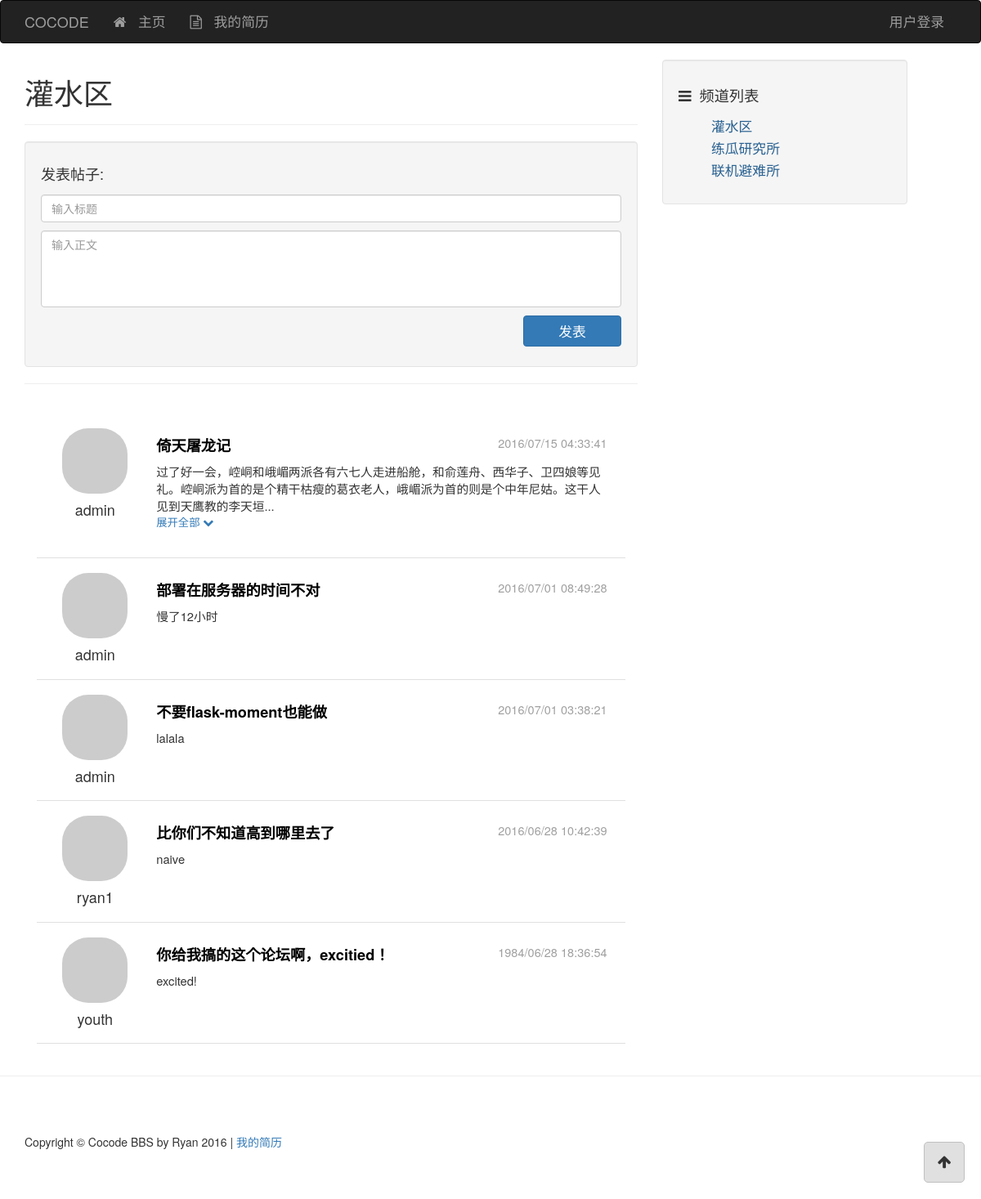
The page /channel/1 on the database its author committed.
### app/models/channel.py (models this page shows, shortened)
class Channel(db.Model, Model):
    __tablename__ = 'channels'
    id = db.Column(db.Integer, primary_key=True)
    name = db.Column(db.String(), default=ChannelPermission.NORMAL)
    permission = db.Column(db.Integer)
    created_time = db.Column(db.Integer, default=0)
    posts = db.relationship('Post', backref='channel')
    @staticmethod
    def channel_by_id(id):
        return Channel.query.get_or_404(id)
    @staticmethod
    def posts_sorted_by_time(posts, reverse=True):
        posts.sort(key=lambda p: p.created_time, reverse=reverse)
        return posts

### app/models/post.py (models this page shows, shortened)
class Post(db.Model, Model):
    __tablename__ = 'posts'
    id = db.Column(db.Integer, primary_key=True)
    title = db.Column(db.String())
    content = db.Column(db.String())
    created_time = db.Column(db.Integer, default=0)
    channel_id = db.Column(db.Integer, db.ForeignKey('channels.id'))
    user_id = db.Column(db.Integer, db.ForeignKey('users.id'))
    comments = db.relationship('Comment', backref='post')

### app/models/user.py (models this page shows, shortened)
class User(db.Model, Model):
    __tablename__ = 'users'
    id = db.Column(db.Integer, primary_key=True)
    username = db.Column(db.String(), unique=True)
    password_hash = db.Column(db.String())
    email = db.Column(db.String(), unique=True)
    avatar_hash = db.Column(db.String())
    created_time = db.Column(db.Integer, default=0)
    role_id = db.Column(db.Integer, db.ForeignKey('roles.id'))
    posts = db.relationship('Post', backref='author')
    comments = db.relationship('Comment', backref='author')
    @property
    def password(self):
        raise AttributeError('password is not readable')
    def gravatar(self, size=100, default='identicon', rating='g'):
        from flask import request
        gravatar_url = 'secure.gravatar.com/avatar'
        if request.is_secure:
            url = 'https://' + gravatar_url
        else:
            url = 'http://' + gravatar_url
        hash = self.avatar_hash or md5(self.email.encode('utf-8')).hexdigest()
        return '{url}/{hash}?s={size}&d={default}&r={rating}'.format(url=url,
                                                                     hash=hash,
                                                                     size=size,
                                                                     default=default,
                                                                     rating=rating)

### app/controllers/views.py (the view)
@controllers.route('/channel/<int:id>')
@channel_permission_required
def channel_view(id):
    channel = Channel.channel_by_id(id)
    posts = channel.posts
    d = dict(
        posts=posts,
        channel=channel
    )
    return render_template('channel.html', **d)

### app/context_processers.py (called while the page is built)
@app.context_processor
def current_user_processor():
    user = current_user()
    return dict(current_user=user)

@app.context_processor
def channel_processor():
    channels = Channel.query.all()
    permissions = {
        'NORMAL': ChannelPermission.NORMAL,
        'ADMIN': ChannelPermission.ADMIN,
    }
    dic = {
        'channels': channels,
        'channel_permissions': permissions,
    }
    return dict(**dic)

@app.context_processor
def class_processor():
    return dict(Channel=Channel)

@app.context_processor
def user_processor():
    user_count = User.query.count()
    new_user = User.query.order_by(User.created_time.desc()).first()
    return dict(new_user=new_user,
                user_count=user_count)

@app.context_processor
def post_processor():
    post_count = Post.query.count()
    return dict(post_count=post_count)

@app.context_processor
def comment_processor():
    comment_count = Comment.query.count()
    return dict(comment_count=comment_count)

### app/filters.py (called while the page is built)
@app.template_filter('format_time')
def format_time(timestamp):
    format = '%Y/%m/%d %H:%M:%S'
    t = time.localtime(timestamp)
    ft = time.strftime(format, t)
    return ft

### app/models/user.py (called while the page is built)
def current_user():
    id = session.get('user_id', None)
    user = None
    if id is not None:
        user = User.user_by_id(id)
    return user

### app/templates/channel.html (shortened to what this page needs)
{% extends "base.html" %}
{% block page_content %}
 <h1>{{ channel.name }}</h1>
 <hr>
<div class="well">
    <h4>发表帖子:</h4>
    <div class="post-form">
        <div class="post-form-item"><input id="id-text-title" class="form-control" placeholder="输入标题"></div>
        <div class="post-form-item"><textarea id="id-text-content" class="form-control" rows="4" placeholder="输入正文"></textarea></div>
        <div class="post-form-item"><button type="button" id="id-button-post-add" class="btn btn-primary">发表</button></div>
    </div>
</div>
<hr>
{% include "_posts.html" %}
{% endblock %}

### app/templates/base.html (shortened to what this page needs)
<!DOCTYPE html>
<html lang="en">
{% block head %}
<head>
    <link href="../static/css/base-styles.css" rel="stylesheet">
    <link href="../static/css/bootstrap.min.css" rel="stylesheet">
    <link href="../static/css/font-awesome.min.css" rel="stylesheet">
</head>
{% endblock %}
<body>
{% block navbar %}
<div class="header">
    <div class="navbar navbar-inverse" role="navigation">
        <div class="container">
            <div class="navbar-header">
            <div class="navbar-brand" href="/">COCODE</div>
            </div>
            <div class="navbar-collapse collapse">
                <ul class="nav navbar-nav">
                    <li><a href="/"><div class="fa fa-home"></div> 主页</a></li>
                    <li><a href="#" class="a-resume"><div class="fa fa-file-text-o"></div> 我的简历</a></li>
                </ul>
                <ul class="nav navbar-nav navbar-right">
                    {% if current_user is not none %}
                    <li><a href="#" class="dropdown-toggle" data-toggle="dropdown">
                        {{ current_user.username }}<b class="caret"></b>
                    </a>
                        <ul class="dropdown-menu">
                            <li><a href="#"><div class="fa fa-user"></div> 用户资料</a></li>
                            <li role="separator" class="divider"></li>
                            <li><a href="/accounts/logout"><div class="fa fa-power-off"></div> 登出用户</a></li>
                        </ul>
                    </li>
                    {% else %}
                    <li><a href="/accounts">用户登录</a></li>
                    {% endif %}
                </ul>
            </div>
        </div>
    </div>
</div>
{% endblock %}
{% block content %}
<div class="container">
    <div class="row">
        {% block content_body %}
        <div class="col-lg-8">
            {% block page_content %}
            {% endblock %}
        </div>
        <div class="col-md-4">
            {% block side_content %}
            <div class="side-content">
                <div class="well">
                    <div class="channel-title"><div class="fa fa-bars"></div>频道列表</div>
                    <div class="row">
                        <div class="col-lg-12">
                            <ul class="channel-list">
                                {% for c in channels %}
                                {% if c.permission == channel_permissions['NORMAL'] %}
                                <li><a href="/channel/{{ c.id }}">{{ c.name }}</a></li>
                                {% endif %}
                                {% endfor %}
                            </ul>
                        </div>
                    </div>
                </div>
            </div>
            {% endblock %}
        </div>
        {% endblock %}
    </div>
</div>
{% endblock %}
{% block to_top %}
<div class="container">
    <a href="#top">
        <div class="back-to-top">
        <div class="fa fa-arrow-up"></div>
        </div>
    </a>
</div>
{% endblock %}
{% block footer %}
<hr>
<div class="container">
    <footer>
    <div class="row">
        <div class="col-lg-12">
            <p>Copyright &copy; Cocode BBS by Ryan 2016 | <a href="#" class="a-resume">我的简历</a></p>
        </div>
    </div>
    </footer>
</div>
{% endblock %}
</body>
</html>

### app/templates/_posts.html (shortened to what this page needs)
<div class="post-list" id="id-div-post-list">
    {% for post in Channel.posts_sorted_by_time(posts) %}
    <div class="post-item" id="id-post-item-{{ post.id }}">
        <div class="post-author col-md-2">
            <a href="#">
                <img class="media-object round-portrait-64" src="{{ post.author.gravatar(size=64) }}">
            </a>
            <h4 class="media-heading">{{ post.author.username }}</h4>
        </div>
        <div class="post-body col-md-10">
            <div class="post-title"><a href="{{ url_for('controllers.post_view', id=post.id) }}">{{ post.title }}</a>
                <div class="post-date">{{ post.created_time | format_time }}</div>
            </div>
            <div class="post-content" id="id-post-content-{{ post.id }}">
                {{ post.content }}
            </div>
            <div class="display display-all" data-id="{{ post.id }}">展开全部
                <div class="fa fa-chevron-down"></div>
            </div>
        </div>
    </div>
    {% endfor %}
</div>

### app/static/css/base-styles.css (style rules this page uses)
.header .navbar { font-size: 120%; }
.fa { margin-right: 10px; }
.side-content { position: fixed; width: 25%; }
.back-to-top { float: right; width: 50px; height: 50px; font-size: large; text-align: center; position: fixed; bottom: 20px; right: 20px; padding: 10px; border-radius: 5px; border: 1px solid #c0c0c0; background-color: #e0e0e0; }
.container > a { text-decoration: none; color: inherit; }
.back-to-top .fa { margin-right: 0; }
.channel-title { font-size: 130%; padding: 10px 0 10px; }
ul.channel-list li { font-size: 120%; list-style-type: none; margin: 3px 0 3px; }
ul.channel-list li > a { text-decoration: none; color: rgb(40, 96, 144); }
footer { margin: 50px 0; }
.post-form { display: flex; flex-direction: column; }
.post-form .post-form-item { margin: 5px 0 5px; }
.post-form .post-form-item > textarea { resize: none; }
.post-form .post-form-item > button { align-self: flex-start; width: 120px; font-size: 120%; float: right; }
.post-list { padding: 2%; }
.post-list .post-item { padding: 2%; margin: 4px 0 4px; border-bottom: 1px solid #e0e0e0; display: flex; flex-direction: row; }
.post-list .post-item .post-author { display: flex; flex-direction: column; align-items: center; }
.post-list .post-item .post-author h4 { margin-top: 10px; }
.post-list .post-item .post-title .post-date { font-size: 80%; font-weight: normal; float: right; color: #a0a0a0; }
.post-list .post-item .post-body { padding: 8px; margin-left: 10px; }
.post-list .post-item .post-body .post-title { font-size: 130%; font-weight: bold; margin-bottom: 8px; }
.post-list .post-item .post-body .post-title a { text-decoration: none; color: black; }
.post-list .post-item .post-body .post-content { font-size: 105%; }
.post-list .post-item .post-body .display { color: rgb(51, 122, 183); font-size: 95%; }
img.round-portrait-64 { border-radius: 32px; }

### rows shown on the page
Channel: name "灌水区"
Post: author.username "admin", title "倚天屠龙记", created_time "2016/07/15 04:33:41"
Post: author.username "admin", title "部署在服务器的时间不对", created_time "2016/07/01 08:49:28", content "慢了12小时"
Post: author.username "admin", title "不要flask-moment也能做", created_time "2016/07/01 03:38:21", content "lalala"
Post: author.username "ryan1", title "比你们不知道高到哪里去了", created_time "2016/06/28 10:42:39", content "naive"
Post: author.username "youth", title "你给我搞的这个论坛啊，excitied！", created_time "1984/06/28 18:36:54", content "excited!"
Channel: name "练瓜研究所"
Channel: name "联机避难所"
